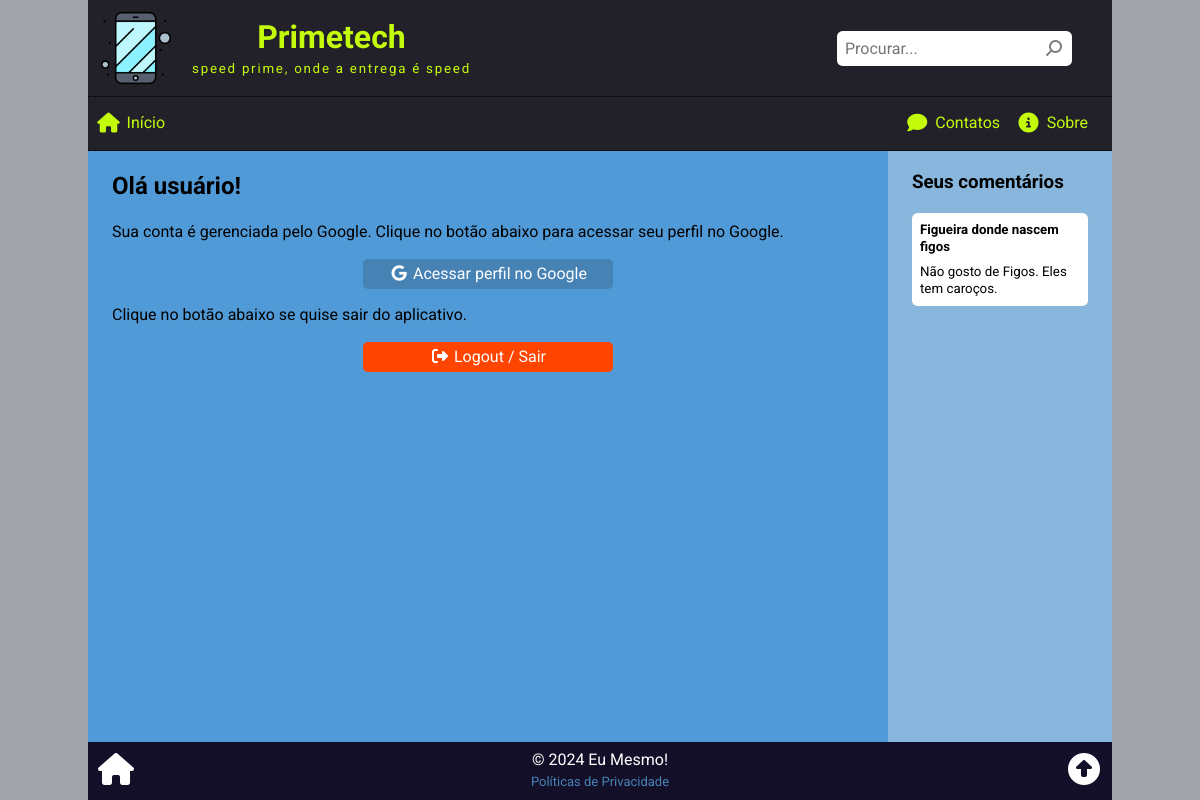
Before: /profile.php?uid=abc123 with the older database file.
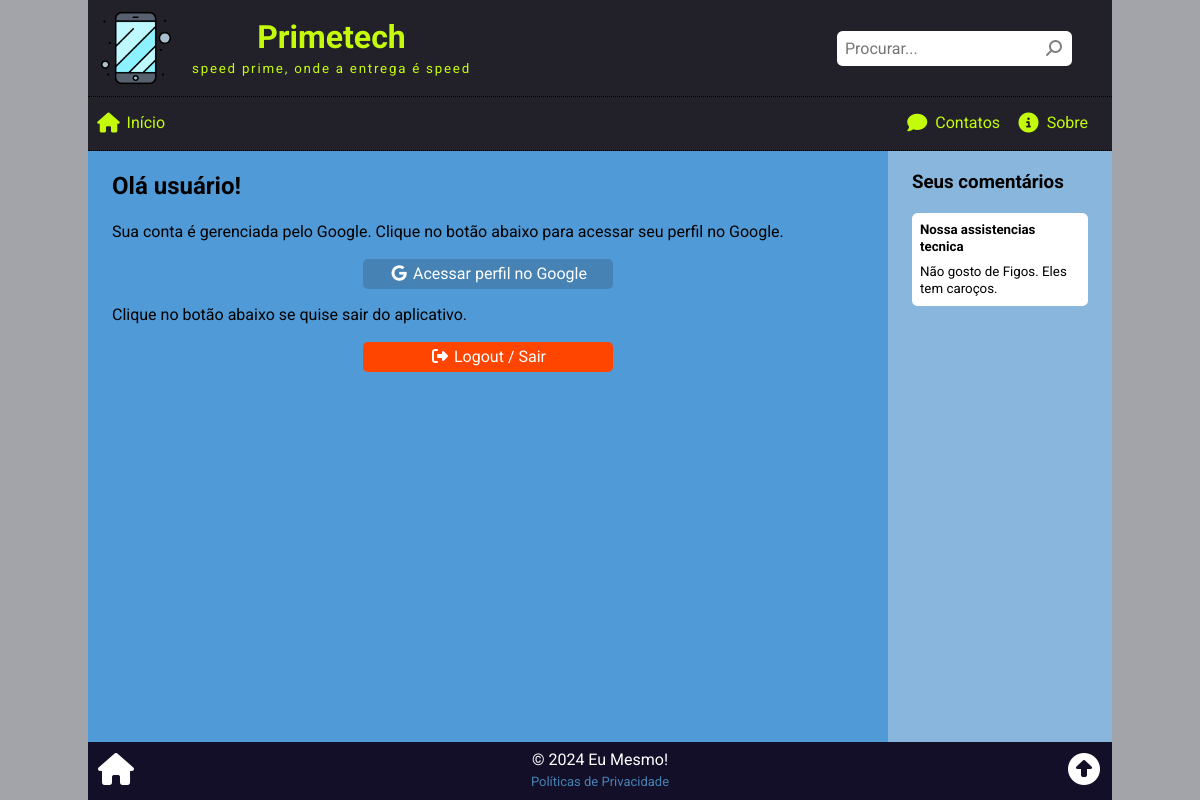
After: the same page with the newer database file.
### tables this page shows
CREATE TABLE comment (
    cmt_id INT PRIMARY KEY AUTO_INCREMENT,
    cmt_date TIMESTAMP DEFAULT CURRENT_TIMESTAMP,
    cmt_article INT,
    cmt_social_id VARCHAR(255),
    cmt_social_name VARCHAR(255),
    cmt_social_photo VARCHAR(255),
    cmt_social_email VARCHAR(255),
    cmt_content TEXT,
    cmt_status ENUM('on', 'off', 'del') DEFAULT 'on',
    FOREIGN KEY (cmt_article) REFERENCES article(art_id)
);

CREATE TABLE article (
    art_id INT PRIMARY KEY AUTO_INCREMENT,
    art_date TIMESTAMP DEFAULT CURRENT_TIMESTAMP,
    art_thumbnail VARCHAR(255),
    art_title VARCHAR(127),
    art_summary VARCHAR(255),
    art_author INT,
    art_content TEXT,
    art_views INT DEFAULT '0',
    art_status ENUM('on', 'off', 'del') DEFAULT 'on',
    FOREIGN KEY (art_author) REFERENCES employee(emp_id)
);

### profile.php (the view, shortened to what this page needs)
<?php
require("_global.php");
$uid = isset($_GET['uid']) ? trim(htmlentities($_GET['uid'])) : '';
$user_comments = '<div class="aside_block"><h3>Seus comentários</h3>';
if ($uid != '') :
    $sql = <<<SQL
SELECT
    cmt_content,
    art_id, art_title
FROM comment
    INNER JOIN article ON cmt_article = art_id
WHERE
    -- Requisitos
    cmt_status = 'on'
    AND art_status = 'on'
    AND art_date <= NOW()
    AND cmt_social_id = ?
ORDER BY cmt_date DESC
LIMIT 5;
SQL;
    $stmt = $conn->prepare($sql);
    $stmt->bind_param('s', $uid);
    $stmt->execute();
    $res = $stmt->get_result();
    $total = $res->num_rows;
    if ($total > 0) :
        while ($art = $res->fetch_assoc()) :
            $cmt_content = $art['cmt_content'];
            $user_comments .= <<<HTML
<div class="box" onclick="location.href='view.php?id={$art['art_id']}'">
    <h5>{$art['art_title']}</h5>
    <small title="{$art['cmt_content']}">{$cmt_content}</small>
</div>
HTML;
        endwhile;
        $user_comments .= "</div>";
    else :
        $user_comments .= <<<HTML
<p class="center">Você ainda não tem comentários. Acesse nossos <a href="index.php">artigos</a> e comente!</p>
HTML;
    endif;
else :
    $user_comments .= <<<HTML
<p class="center" id="linkToProfile"></p>
HTML;
endif;
require('_header.php');
?>
<article>
    <h2>Olá <span id="userName">usuário</span>!</h2>
    <p>Sua conta é gerenciada pelo Google. Clique no botão abaixo para acessar seu perfil no Google.</p>
    <p class="center">
        <button type="button" id="btnGoogleProfile">
            <i class="fa-brands fa-google fa-fw"></i>
            Acessar perfil no Google
        </button>
    </p>
    <p>Clique no botão abaixo se quise sair do aplicativo.</p>
    <p class="center">
        <button type="button" id="btnLogout">
            <i class="fa-solid fa-right-from-bracket fa-fw"></i>
            Logout / Sair
        </button>
    </p>
</article>
<aside>
    <?php
    echo $user_comments;
    ?>
</aside>
<?php
require('_footer.php');
?>

Changed rows visible on the page:
changed through a linked row, comment "Não gosto de Figos. Eles tem caroços.": cmt_article.art_title "Figueira donde nascem figos" → "Nossa assistencias tecnica"
